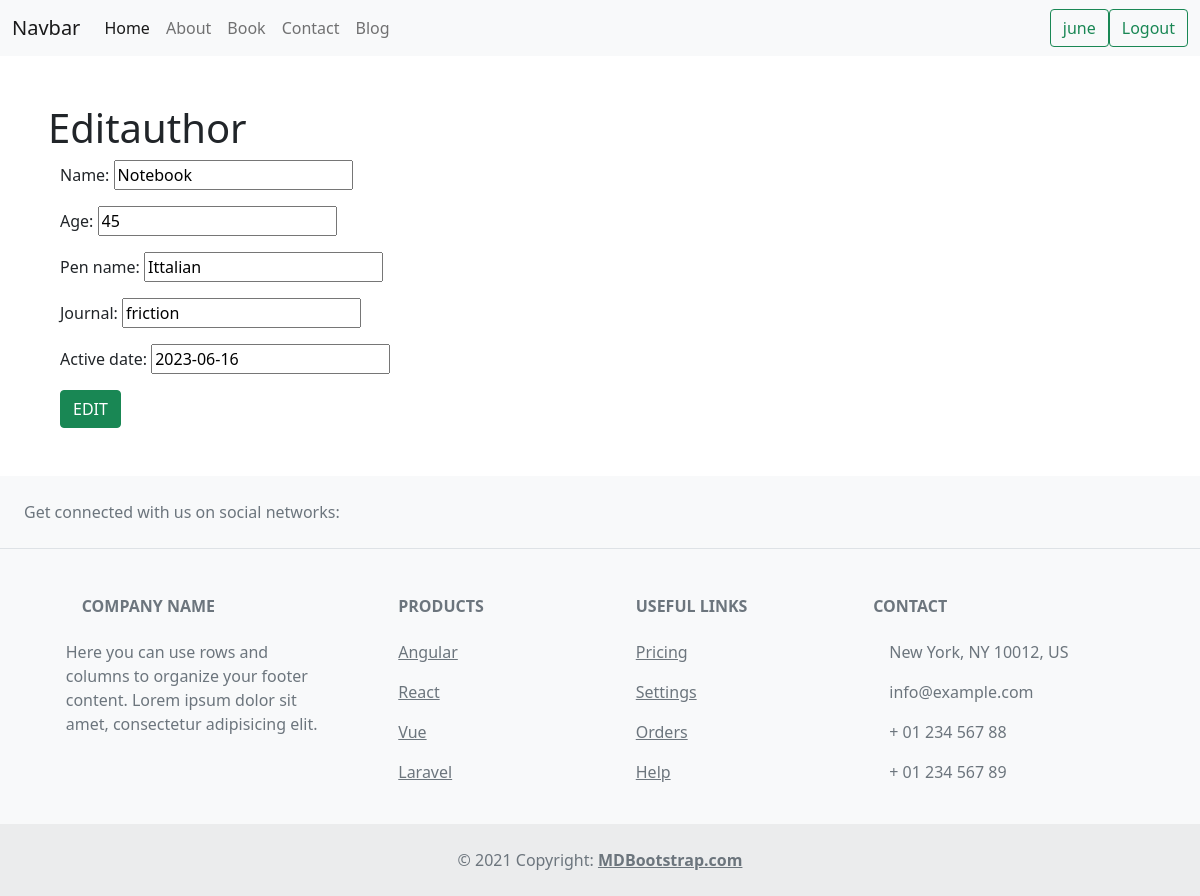
The app's page /editauthor/7/ (signed in) with its own data.
### home/models.py (models this page shows, shortened)
class Author(models.Model):
    name = models.CharField(max_length=200)
    age = models.PositiveIntegerField()
    pen_name = models.CharField(max_length=200)
    journal = models.CharField(max_length=200)
    active_date = models.DateField()

### home/views.py (the view)
# urls.py: path('editauthor/<int:author_id>/', views.editauthor, name="editauthor"),
def editauthor(request, author_id):
    author = Author.objects.get(id=author_id)
    if request.method == 'POST':
        form = AuthorForm(instance=author)
        form = AuthorForm(request.POST, instance=author)
        if form.is_valid():
            form.save()
            return redirect('author')
    else:
        form = AuthorForm(instance=author)
    return  render(request, 'edit_author.html', {'form':form})

### home/forms.py
class AuthorForm(forms.ModelForm):
    class Meta:
        model = Author
        fields = '__all__'

### templates/edit_author.html (shortened to what this page needs)
{% extends 'base.html' %}
{% block content %}
<section class="m-5">
    <h1>Editauthor</h1>
    <div class="container">
        <form action="" method="POST">
            {{form.as_p}}
            <button type="submit" class="btn btn-success">EDIT</button>
        </form>
    </div>
</section>
{% endblock content %}

### templates/base.html (shortened to what this page needs)
{% load static %}
<!doctype html>
<html lang="en">
  <head>
    <link href="https://cdn.jsdelivr.net/npm/bootstrap@5.0.2/dist/css/bootstrap.min.css" rel="stylesheet">
  </head>
  <body>
    <nav class="navbar navbar-expand-lg navbar-light bg-light">
        <div class="container-fluid">
          <a class="navbar-brand" href="{% url 'index' %}">Navbar</a>
          <div class="collapse navbar-collapse" id="navbarSupportedContent">
            <ul class="navbar-nav me-auto mb-2 mb-lg-0">
              <li class="nav-item">
                <a class="nav-link active" aria-current="page" href="{% url 'index' %}">Home</a>
              </li>
              <li class="nav-item">
                <a class="nav-link" href="{% url 'about' %}">About</a>
              </li>
              <li class="nav-item">
                <a class="nav-link" href="{% url 'book' %}">Book</a>
              </li>
              <li class="nav-item">
                <a class="nav-link" href="{% url 'contact' %}">Contact</a>
              </li>
              <li class="nav-item">
                <a class="nav-link" href="{% url 'blog' %}">Blog</a>
              </li>
            </ul>
            {% if user.is_authenticated %}
            <a class="btn btn-outline-success" href="#">{{request.user}}</a>
            <a class="btn btn-outline-success" href="{% url 'logout' %}">Logout</a>
            {% else %}
           <a class="btn btn-outline-success" href="{% url 'register' %}">Register</a>
           <a class="btn btn-outline-success" href="{% url 'login' %}">Login</a>
           {% endif %}
          </div>
        </div>
      </nav>
    {% block content %}{% endblock content %}
<footer class="text-center text-lg-start bg-light text-muted">
    <section class="d-flex justify-content-center justify-content-lg-between p-4 border-bottom">
      <div class="me-5 d-none d-lg-block">
        <span>Get connected with us on social networks:</span>
      </div>
      <div>
      </div>
    </section>
    <section class="">
      <div class="container text-center text-md-start mt-5">
        <div class="row mt-3">
          <div class="col-md-3 col-lg-4 col-xl-3 mx-auto mb-4">
            <h6 class="text-uppercase fw-bold mb-4">
              Company name
            </h6>
            <p>
              Here you can use rows and columns to organize your footer content. Lorem ipsum
              dolor sit amet, consectetur adipisicing elit.
            </p>
          </div>
          <div class="col-md-2 col-lg-2 col-xl-2 mx-auto mb-4">
            <h6 class="text-uppercase fw-bold mb-4">
              Products
            </h6>
            <p>
              <a href="#!" class="text-reset">Angular</a>
            </p>
            <p>
              <a href="#!" class="text-reset">React</a>
            </p>
            <p>
              <a href="#!" class="text-reset">Vue</a>
            </p>
            <p>
              <a href="#!" class="text-reset">Laravel</a>
            </p>
          </div>
          <div class="col-md-3 col-lg-2 col-xl-2 mx-auto mb-4">
            <h6 class="text-uppercase fw-bold mb-4">
              Useful links
            </h6>
            <p>
              <a href="#!" class="text-reset">Pricing</a>
            </p>
            <p>
              <a href="#!" class="text-reset">Settings</a>
            </p>
            <p>
              <a href="#!" class="text-reset">Orders</a>
            </p>
            <p>
              <a href="#!" class="text-reset">Help</a>
            </p>
          </div>
          <div class="col-md-4 col-lg-3 col-xl-3 mx-auto mb-md-0 mb-4">
            <h6 class="text-uppercase fw-bold mb-4">Contact</h6>
            <p> New York, NY 10012, US</p>
            <p>
              info@example.com
            </p>
            <p> + 01 234 567 88</p>
            <p> + 01 234 567 89</p>
          </div>
        </div>
      </div>
    </section>
    <div class="text-center p-4" style="background-color: rgba(0, 0, 0, 0.05);">
      © 2021 Copyright:
      <a class="text-reset fw-bold" href="https://mdbootstrap.com/">MDBootstrap.com</a>
    </div>
  </footer>
  </body>
</html>

### records on screen
Author: name "Notebook", age "45", pen_name "Ittalian", journal "friction", active_date "2023-06-16"

### other values on screen
{{ request.user }} "june"
